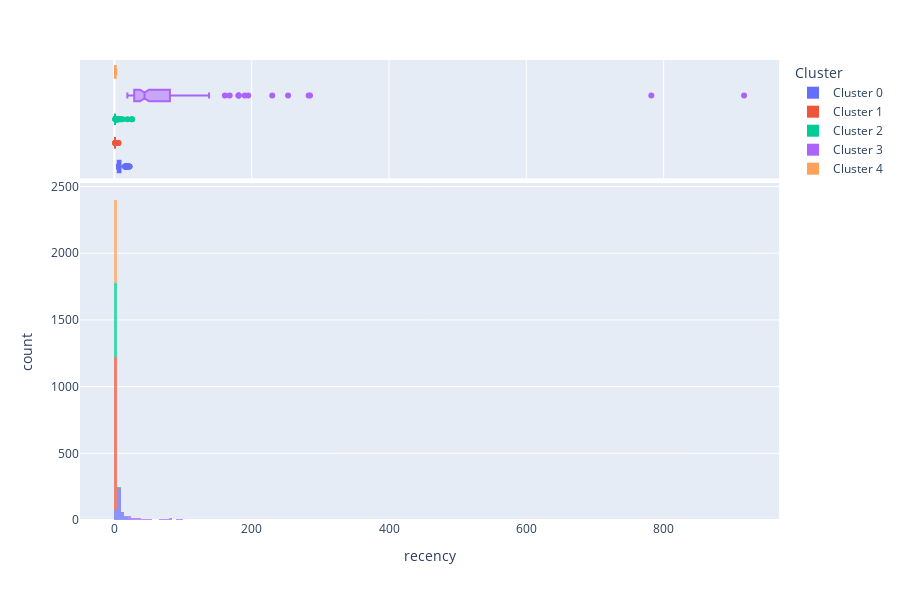

Here is the notebook cell this chart was saved with:
### Code cell
# plot the distribution of feature 2 recency within the clusters:
plot_model(model, plot = 'distribution', feature = 'recency')

### Figure 1 — Plotly figure (JSON) as saved in the notebook; plotly's stock layout.template omitted (floating-point values rounded to 4 significant figures; data arrays with more than 128 entries replaced by an {"elided": "..."} marker saying what was removed)
{"data": [{"alignmentgroup": "True", "bingroup": "x", "hovertemplate": "Cluster=Cluster 0<br>recency=%{x}<br>count=%{y}<extra></extra>", "legendgroup": "Cluster 0", "marker": {"color": "#636efa", "opacity": 0.7, "pattern": {"shape": ""}}, "name": "Cluster 0", "offsetgroup": "Cluster 0", "orientation": "v", "showlegend": true, "type": "histogram", "x": {"elided": "400 int values"}, "xaxis": "x", "yaxis": "y"}, {"alignmentgroup": "True", "customdata": {"elided": "400x5 mixed values"}, "hovertemplate": "Cluster=%{customdata[4]}<br>recency=%{x}<br>item=%{customdata[0]}<br>frequency=%{customdata[1]}<br>frequency_ln=%{customdata[2]}<br>recency_ln=%{customdata[3]}<extra></extra>", "legendgroup": "Cluster 0", "marker": {"color": "#636efa"}, "name": "Cluster 0", "notched": true, "offsetgroup": "Cluster 0", "showlegend": false, "type": "box", "x": {"elided": "400 int values"}, "xaxis": "x2", "yaxis": "y2"}, {"alignmentgroup": "True", "bingroup": "x", "hovertemplate": "Cluster=Cluster 1<br>recency=%{x}<br>count=%{y}<extra></extra>", "legendgroup": "Cluster 1", "marker": {"color": "#EF553B", "opacity": 0.7, "pattern": {"shape": ""}}, "name": "Cluster 1", "offsetgroup": "Cluster 1", "orientation": "v", "showlegend": true, "type": "histogram", "x": {"elided": "1152 int values"}, "xaxis": "x", "yaxis": "y"}, {"alignmentgroup": "True", "customdata": {"elided": "1152x5 mixed values"}, "hovertemplate": "Cluster=%{customdata[4]}<br>recency=%{x}<br>item=%{customdata[0]}<br>frequency=%{customdata[1]}<br>frequency_ln=%{customdata[2]}<br>recency_ln=%{customdata[3]}<extra></extra>", "legendgroup": "Cluster 1", "marker": {"color": "#EF553B"}, "name": "Cluster 1", "notched": true, "offsetgroup": "Cluster 1", "showlegend": false, "type": "box", "x": {"elided": "1152 int values"}, "xaxis": "x2", "yaxis": "y2"}, {"alignmentgroup": "True", "bingroup": "x", "hovertemplate": "Cluster=Cluster 2<br>recency=%{x}<br>count=%{y}<extra></extra>", "legendgroup": "Cluster 2", "marker": {"color": "#00cc96", "opacity": 0.7, "pattern": {"shape": ""}}, "name": "Cluster 2", "offsetgroup": "Cluster 2", "orientation": "v", "showlegend": true, "type": "histogram", "x": {"elided": "567 int values"}, "xaxis": "x", "yaxis": "y"}, {"alignmentgroup": "True", "customdata": {"elided": "567x5 mixed values"}, "hovertemplate": "Cluster=%{customdata[4]}<br>recency=%{x}<br>item=%{customdata[0]}<br>frequency=%{customdata[1]}<br>frequency_ln=%{customdata[2]}<br>recency_ln=%{customdata[3]}<extra></extra>", "legendgroup": "Cluster 2", "marker": {"color": "#00cc96"}, "name": "Cluster 2", "notched": true, "offsetgroup": "Cluster 2", "showlegend": false, "type": "box", "x": {"elided": "567 int values"}, "xaxis": "x2", "yaxis": "y2"}, {"alignmentgroup": "True", "bingroup": "x", "hovertemplate": "Cluster=Cluster 3<br>recency=%{x}<br>count=%{y}<extra></extra>", "legendgroup": "Cluster 3", "marker": {"color": "#ab63fa", "opacity": 0.7, "pattern": {"shape": ""}}, "name": "Cluster 3", "offsetgroup": "Cluster 3", "orientation": "v", "showlegend": true, "type": "histogram", "x": {"elided": "155 int values"}, "xaxis": "x", "yaxis": "y"}, {"alignmentgroup": "True", "customdata": {"elided": "155x5 mixed values"}, "hovertemplate": "Cluster=%{customdata[4]}<br>recency=%{x}<br>item=%{customdata[0]}<br>frequency=%{customdata[1]}<br>frequency_ln=%{customdata[2]}<br>recency_ln=%{customdata[3]}<extra></extra>", "legendgroup": "Cluster 3", "marker": {"color": "#ab63fa"}, "name": "Cluster 3", "notched": true, "offsetgroup": "Cluster 3", "showlegend": false, "type": "box", "x": {"elided": "155 int values"}, "xaxis": "x2", "yaxis": "y2"}, {"alignmentgroup": "True", "bingroup": "x", "hovertemplate": "Cluster=Cluster 4<br>recency=%{x}<br>count=%{y}<extra></extra>", "legendgroup": "Cluster 4", "marker": {"color": "#FFA15A", "opacity": 0.7, "pattern": {"shape": ""}}, "name": "Cluster 4", "offsetgroup": "Cluster 4", "orientation": "v", "showlegend": true, "type": "histogram", "x": {"elided": "623 int values"}, "xaxis": "x", "yaxis": "y"}, {"alignmentgroup": "True", "customdata": {"elided": "623x5 mixed values"}, "hovertemplate": "Cluster=%{customdata[4]}<br>recency=%{x}<br>item=%{customdata[0]}<br>frequency=%{customdata[1]}<br>frequency_ln=%{customdata[2]}<br>recency_ln=%{customdata[3]}<extra></extra>", "legendgroup": "Cluster 4", "marker": {"color": "#FFA15A"}, "name": "Cluster 4", "notched": true, "offsetgroup": "Cluster 4", "showlegend": false, "type": "box", "x": {"elided": "623 int values"}, "xaxis": "x2", "yaxis": "y2"}], "layout": {"barmode": "relative", "height": 600, "legend": {"title": {"text": "Cluster"}, "tracegroupgap": 0}, "margin": {"t": 60}, "xaxis": {"anchor": "y", "domain": [0, 1], "title": {"text": "recency"}}, "xaxis2": {"anchor": "y2", "domain": [0, 1], "matches": "x", "showgrid": true, "showticklabels": false}, "yaxis": {"anchor": "x", "domain": [0, 0.7326], "title": {"text": "count"}}, "yaxis2": {"anchor": "x2", "domain": [0.7426, 1], "matches": "y2", "showgrid": false, "showline": false, "showticklabels": false, "ticks": ""}}}
